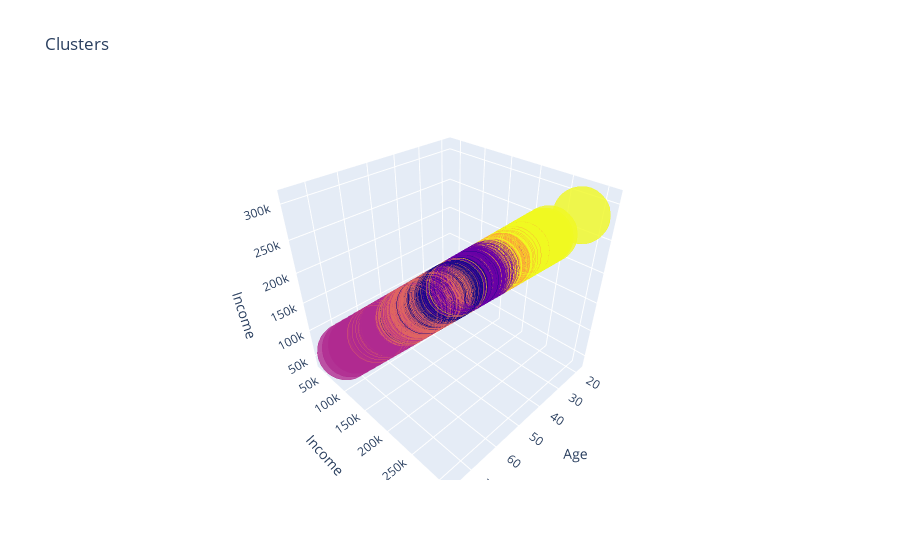

Notebook code cell kept with this figure:
### Code cell
import plotly.graph_objects as go
import plotly.offline as py

df = pd.read_csv('Mallcust.csv')
scaler = StandardScaler()
x_3 = scaler.fit_transform(df[['Age', 'Income']])  

algorithm = KMeans(n_clusters=6, init='k-means++', n_init=10, max_iter=300, tol=0.0001, random_state=111, algorithm='elkan')
algorithm.fit(x_3)
labels3 = algorithm.labels_
centroids3 = algorithm.cluster_centers_

df['label3'] = labels3

# Buat plot 3D
trace1 = go.Scatter3d(
    x=df['Age'],
    y=df['Income'],  #
    z=df['Income'],  
    mode='markers',
    marker=dict(
        color=df['label3'],
        size=20,
        line=dict(
            color=df['label3'],
            width=12
        ),
        opacity=0.8
    )
)

data = [trace1]
layout = go.Layout(
    title='Clusters',
    scene=dict(
        xaxis=dict(title='Age'),
        yaxis=dict(title='Income'),
        zaxis=dict(title='Income')  
)
fig = go.Figure(data=data, layout=layout)
py.iplot(fig)

### Figure 1 — Plotly figure (JSON) as saved in the notebook; plotly's stock layout.template omitted (floating-point values rounded to 4 significant figures; data arrays with more than 128 entries replaced by an {"elided": "..."} marker saying what was removed)
{"data": [{"marker": {"color": {"elided": "2000 int values"}, "line": {"color": {"elided": "2000 int values"}, "width": 12}, "opacity": 0.8, "size": 20}, "mode": "markers", "type": "scatter3d", "x": {"elided": "2000 int values"}, "y": {"elided": "2000 int values"}, "z": {"elided": "2000 int values"}}], "layout": {"scene": {"xaxis": {"title": {"text": "Age"}}, "yaxis": {"title": {"text": "Income"}}, "zaxis": {"title": {"text": "Income"}}}, "title": {"text": "Clusters"}}}
